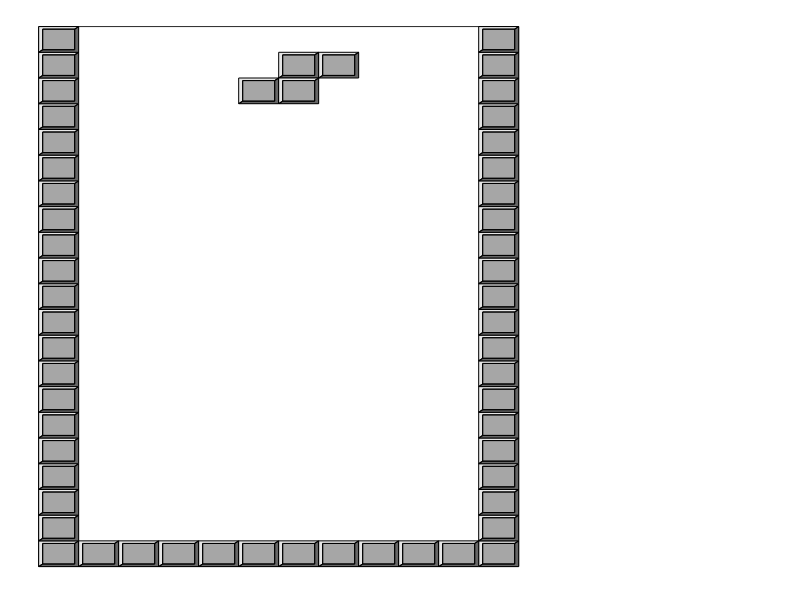

Write MATLAB code to recreate this figure. (Note: this script raises an error after producing the figure.)
clc; clear all;

global fig x y grey xp yp c currentPiece dim t r;


%%%%%%%%%%%%%%%%%%%%    CREATE GAME PIECES      %%%%%%%%%%%%%%%%%%%%
tetronimos{1} = [0 0 1 0; 
                 0 0 1 0;
                 0 0 1 0;
                 0 0 1 0];
tetronimos{2} = [0 0 1 0; 
                 0 1 1 0;
                 0 1 0 0;
                 0 0 0 0];
tetronimos{3} = [0 1 0 0; 
                 0 1 1 0;
                 0 0 1 0;
                 0 0 0 0];
tetronimos{4} = [0 0 0 0; 
                 0 1 1 0;
                 0 1 1 0;
                 0 0 0 0];
tetronimos{5} = [0 0 1 0; 
                 0 1 1 0;
                 0 0 1 0;
                 0 0 0 0];
tetronimos{6} = [0 0 0 0; 
                 0 1 1 0;
                 0 0 1 0;
                 0 0 1 0];
tetronimos{7} = [0 0 0 0; 
                 0 1 1 0;
                 0 1 0 0;
                 0 1 0 0];

%%%%%%%%%%%%%%%%%%%%    CREATE UI COMPONENTS    %%%%%%%%%%%%%%%%%%%%
fig = figure('name', 'Tetris', ...      %game window
    'menubar','none', ...
    'position',[150 150 600 700], ...
    'numbertitle', 'off', ...
    'KeyPressFcn', @keyboard);
ax1 = axes(fig, ...                     %game board
    'units', 'pix', ...
    'Position',[30 40 360 630], ...
    'Box','on', ...
    'xtick',[],'ytick',[], ...
    'xlim',[-1 11], ...
    'YLim',[-1 20]);

%tile template geometry
x = [0 0.1 0;0.1 0.9 0.1;0.1 0.9 0.9;0.9 0.1 0.9;1 0.1 1;0 0.1 1;0 0.1 0];
y = [0 0.1 0;0.1 0.1 0.1;0.9 0.9 0.1;0.9 0.9 0.9;1 0.1 1;1 0.1 0;0 0.1 0]; 
grey = repmat([.9 .65 .4],[1,1,3]);

for i = [-1 10]                         %borders   
    col = x + i;
    for j = -1:19
        row = y + j;
        patch(col,row,grey)
    end
end
for i = 0:9            
    patch(x+i,y-1,grey)
end


%%%%%%%%%%%%%%%%%%%%    INITIAL CONDITIONS      %%%%%%%%%%%%%%%%%%%%
xp = 3;
yp = 20;
c = [];
r = 0;

currentPiece = tetronimos{ceil(7*rand)};

dim = size(currentPiece);

for i = 1:dim(1)
    for j = 1:dim(2)
        if currentPiece(i,j) == 1
            c = [c patch(x+xp+i, y+yp-j, grey)];
        end
    end
end

%%%%%%%%%%%%%%%%%%%%      GAMEPLAY      %%%%%%%%%%%%%%%%%%%%

t = timer('Period', 1, ...
          'TasksToExecute', 3, ...
          'ExecutionMode','fixedRate', ...
          'TimerFcn', @fallDown);

start(t);
                
function fallDown(src,event)
    global yp;
    yp = yp - 1;
    render();
end
function render()                   %creates tetronimo each time its moved or rotated
    global xp yp x y grey c dim currentPiece;
    delete(c);
    for i = 1:dim(1)
        for j = 1:dim(2)
            if currentPiece(i,j) == 1
                c = [c patch(x+dim(2)+xp-i, y-dim(1)+yp+j, grey)];
            end
        end
    end
end

function keyboard(src, event)       %keyboard listeners for horizontal movement and rotation
    global xp r currentPiece;
    switch event.Key
        case 'rightarrow'
            xp=xp+1;
            render();
        case 'leftarrow'
            xp=xp-1;
            render()
        case 'c'
            r = r + 1;
            currentPiece = rot90(currentPiece);
            render();
        case 'd' 
            r = r - 1;
            currentPiece = rot90(currentPiece, -1);
            render();
    end
end

